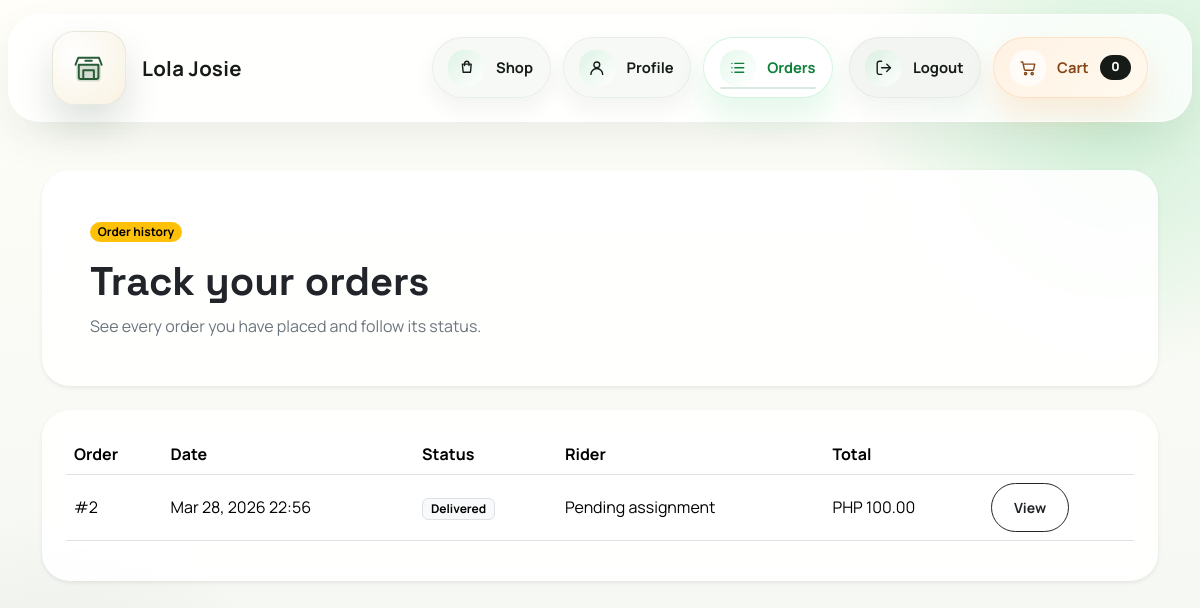
/orders/history/ (signed in), run on the app's committed database.
### orders/models.py (models this page shows, shortened)
class Order(models.Model):
    class Status(models.TextChoices):
        PENDING = "Pending", "Pending"
        PROCESSING = "Processing", "Processing"
        ASSIGNED = "Assigned", "Assigned"
        OUT_FOR_DELIVERY = "Out for Delivery", "Out for Delivery"
        SHIPPED = "Shipped", "Shipped"
        DELIVERED = "Delivered", "Delivered"
    class PaymentMethod(models.TextChoices):
        COD = "Cash on Delivery", "Cash on Delivery"
    user = models.ForeignKey(
        settings.AUTH_USER_MODEL,
        on_delete=models.CASCADE,
        related_name="orders",
    )
    assigned_rider = models.ForeignKey(
        settings.AUTH_USER_MODEL,
        on_delete=models.SET_NULL,
        related_name="assigned_orders",
        null=True,
        blank=True,
    )
    full_name = models.CharField(max_length=200)
    address = models.TextField()
    phone = models.CharField(max_length=20)
    payment_method = models.CharField(
        max_length=30,
        choices=PaymentMethod.choices,
        default=PaymentMethod.COD,
    )
    status = models.CharField(
        max_length=20,
        choices=Status.choices,
        default=Status.PENDING,
    )
    delivery_token = models.CharField(max_length=64, db_index=True, default=generate_delivery_token, editable=False)
    delivery_qr_generated_at = models.DateTimeField(default=timezone.now, editable=False)
    delivery_confirmed_at = models.DateTimeField(null=True, blank=True)
    delivery_scanned_by = models.ForeignKey(
        settings.AUTH_USER_MODEL,
        on_delete=models.SET_NULL,
        related_name="completed_delivery_scans",
        null=True,
        blank=True,
    )
    subtotal = models.DecimalField(max_digits=10, decimal_places=2, default=0)
    created_at = models.DateTimeField(auto_now_add=True)
    updated_at = models.DateTimeField(auto_now=True)
    class Meta:
        ordering = ["-created_at"]

### orders/views.py (the view)
# urls.py: path("history/", views.order_history, name="order_history"),
@login_required
def order_history(request):
    if is_admin_user(request.user):
        return redirect("admin_dashboard:index")
    if is_rider_user(request.user):
        return redirect("users:rider_dashboard")
    orders = (
        request.user.orders.select_related("assigned_rider", "delivery_scanned_by")
        .prefetch_related("items")
        .order_by("-created_at")
    )
    return render(request, "orders/order_history.html", {"orders": orders})

### cart/cart.py (called while the page is built)
    def __len__(self):
        return sum(self.cart.values())

### cart/context_processors.py (called while the page is built)
def cart_summary(request):
    return {"cart_item_count": len(Cart(request))}

### config/context_processors.py (called while the page is built)
def site_meta(request):
    return {
        "site_name": settings.SITE_NAME,
        "site_tagline": settings.SITE_TAGLINE,
    }

### users/admin_access.py (called while the page is built)
def is_admin_user(user):
    return user.is_authenticated and (user.is_staff or user.is_superuser)

def is_rider_user(user):
    if not user.is_authenticated or is_admin_user(user):
        return False
    profile = getattr(user, "profile", None)
    return bool(profile and profile.role == UserProfile.Role.RIDER)

### templates/orders/order_history.html (shortened to what this page needs)
{% extends "base.html" %}
{% block content %}
<section class="card border-0 shadow-sm hero-gradient mb-4">
    <div class="card-body p-4 p-lg-5">
        <span class="badge text-bg-warning rounded-pill mb-3">Order history</span>
        <h1 class="display-6 fw-bold mb-2">Track your orders</h1>
        <p class="text-secondary mb-0">See every order you have placed and follow its status.</p>
    </div>
</section>
<div class="card border-0 shadow-sm">
    <div class="card-body p-4">
        {% if orders %}
            <div class="d-none d-md-block table-responsive">
                <table class="table align-middle">
                    <thead>
                        <tr>
                            <th>Order</th>
                            <th>Date</th>
                            <th>Status</th>
                            <th>Rider</th>
                            <th>Total</th>
                            <th></th>
                        </tr>
                    </thead>
                    <tbody>
                        {% for order in orders %}
                            <tr>
                                <td>#{{ order.id }}</td>
                                <td>{{ order.created_at|date:"M d, Y H:i" }}</td>
                                <td><span class="badge text-bg-light border">{{ order.status }}</span></td>
                                <td>
                                    {% if order.assigned_rider %}
                                        {{ order.assigned_rider.get_full_name|default:order.assigned_rider.username }}
                                    {% else %}
                                        Pending assignment
                                    {% endif %}
                                </td>
                                <td>PHP {{ order.subtotal }}</td>
                                <td><a class="btn btn-sm btn-outline-dark" href="{% url 'orders:order_detail' order.id %}">View</a></td>
                            </tr>
                        {% endfor %}
                    </tbody>
                </table>
            </div>
        {% else %}
            <p class="text-secondary mb-0">You have not placed any orders yet.</p>
        {% endif %}
    </div>
</div>
{% endblock %}

### data on the page
Order: id "2", created_at "Mar 28, 2026 22:56", status "Delivered", shows "Pending assignment", subtotal "100.00"

### other printed values
{{ cart_item_count }} "0"
